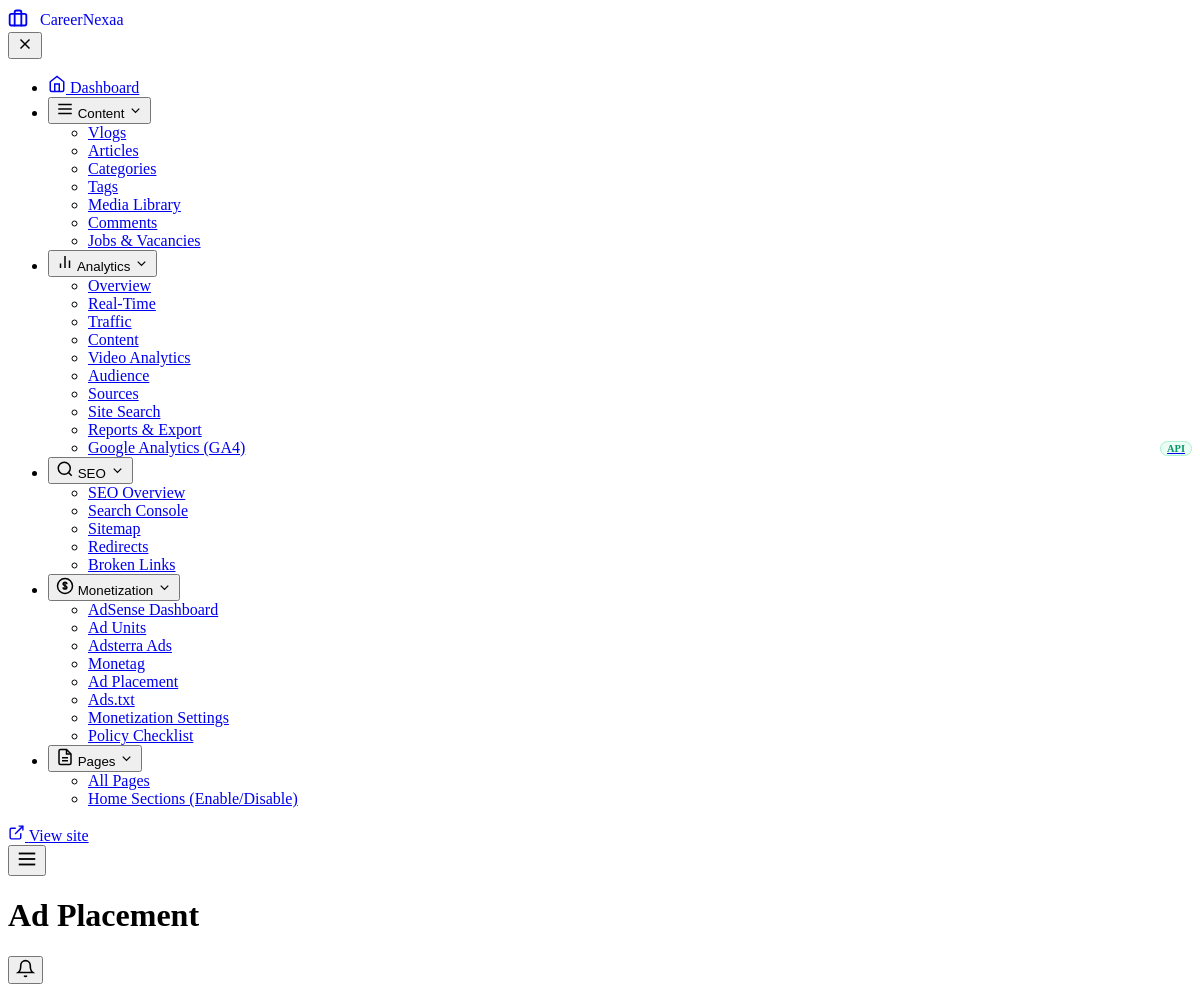
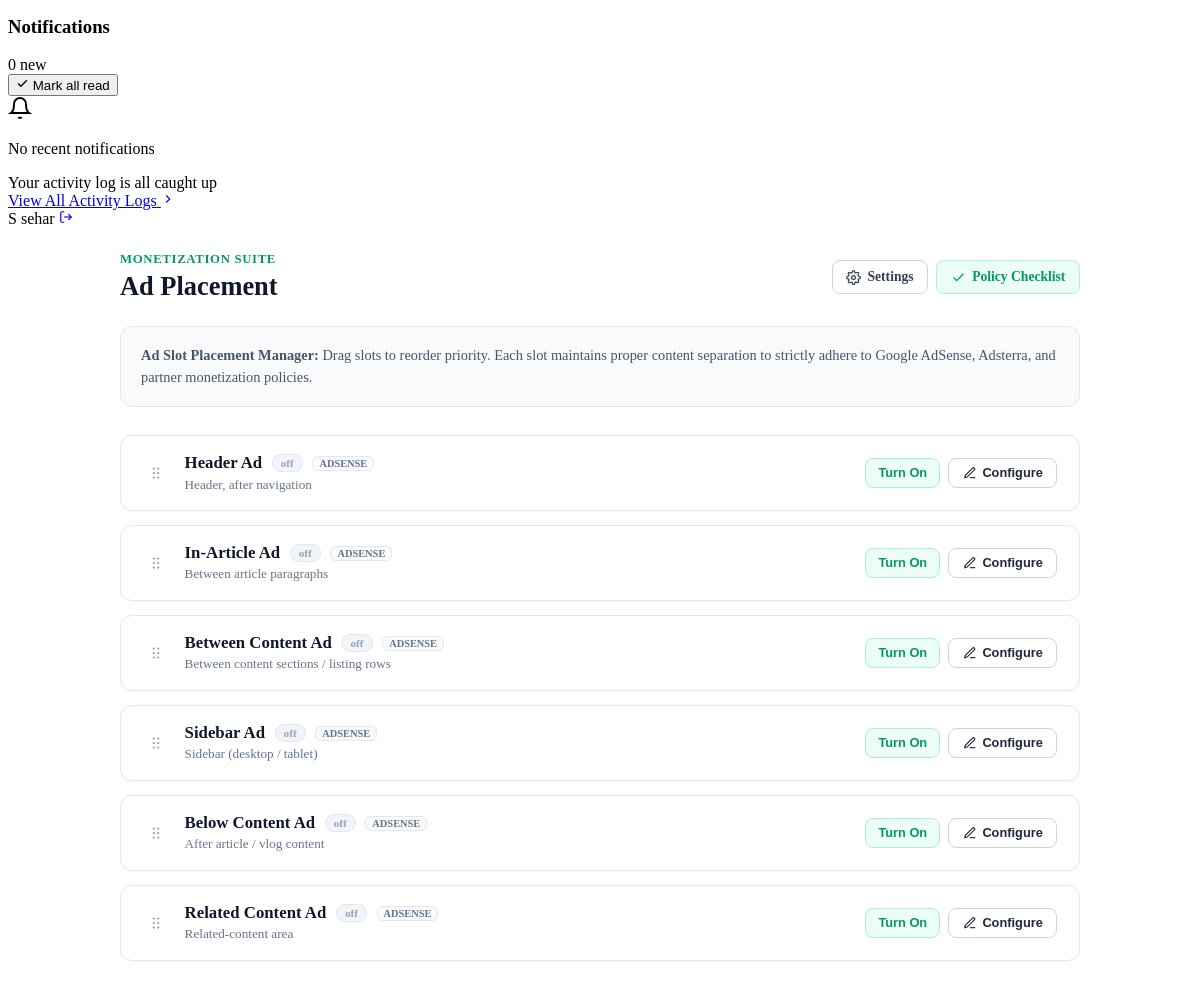
The app's page /admin/monetization/placement.php (signed in) with its own data (2 pictures, top to bottom).
### tables this page shows
CREATE TABLE IF NOT EXISTS `ad_placements` (
  `id` int(11) NOT NULL AUTO_INCREMENT,
  `slot_key` varchar(50) NOT NULL,
  `slot_name` varchar(100) NOT NULL,
  `slot_description` varchar(255) DEFAULT NULL,
  `is_enabled` tinyint(1) NOT NULL DEFAULT 0,
  `ad_network` varchar(50) NOT NULL DEFAULT 'adsense',
  `custom_code` mediumtext DEFAULT NULL,
  `device_target` varchar(50) NOT NULL DEFAULT 'all',
  `sort_order` int(11) NOT NULL DEFAULT 0,
  `updated_at` timestamp NOT NULL DEFAULT current_timestamp() ON UPDATE current_timestamp(),
  PRIMARY KEY (`id`),
  UNIQUE KEY `idx_slot_key` (`slot_key`)
);

### admin/monetization/placement.php (the view, shortened to what the rows shown need)
<?php
require_once __DIR__ . '/../../includes/functions.php';
require_once __DIR__ . '/../includes/auth-check.php';
require_once __DIR__ . '/../../includes/monetization-functions.php';
$db = getDBConnection();
$slots = get_all_ad_placements($db);
$adminPageTitle = "Ad Placement";
require_once __DIR__ . '/../includes/admin-header.php';
?>
<div class="admin-content-wrap" style="max-width: 960px; margin: 0 auto; padding: 1.5rem 1rem;">
    <div style="display:flex; justify-content:space-between; align-items:center; margin-bottom:1.5rem; flex-wrap:wrap; gap:1rem;">
        <div>
            <h1 style="font-size:1.65rem; font-weight:800; color:#0f172a; margin:0;">Ad Placement</h1>
        </div>
    </div>
    <div class="ad-placement-list" id="adPlacementList" style="display:flex; flex-direction:column; gap:0.85rem;">
        <?php foreach ($slots as $slot):
            $isOn = !empty($slot['is_enabled']);
        ?>
            <div class="ad-slot-card" data-slot-key="<?= h($slot['slot_key']) ?>" style="background:#ffffff; border:1px solid #e2e8f0; border-radius:12px; padding:1.1rem 1.35rem; display:flex; align-items:center; justify-content:space-between; box-shadow:0 1px 3px rgba(0,0,0,0.03); transition:all 0.15s ease;">
                <div style="display:flex; align-items:center; gap:1rem; flex:1; min-width:0;">
                    <div class="drag-handle" style="color:#94a3b8; cursor:grab; padding:0.25rem; display:flex; align-items:center;" title="Drag to reorder slot">
                        <svg width="18" height="18" viewBox="0 0 24 24" fill="currentColor">
                            <circle cx="9" cy="6" r="1.5"></circle><circle cx="15" cy="6" r="1.5"></circle>
                            <circle cx="9" cy="12" r="1.5"></circle><circle cx="15" cy="12" r="1.5"></circle>
                            <circle cx="9" cy="18" r="1.5"></circle><circle cx="15" cy="18" r="1.5"></circle>
                        </svg>
                    </div>
                    <div style="min-width:0;">
                        <div style="display:flex; align-items:center; gap:0.6rem; margin-bottom:0.2rem;">
                            <span style="font-size:1.05rem; font-weight:700; color:#0f172a;">
                                <?= h($slot['slot_name']) ?>
                            </span>
                            <?php if ($isOn): ?>
                                <span class="status-pill status-on" style="background:#ecfdf5; color:#059669; font-size:0.7rem; font-weight:800; padding:2px 8px; border-radius:999px; border:1px solid #a7f3d0; text-transform:lowercase;">
                                    on
                                </span>
                            <?php else: ?>
                                <span class="status-pill status-off" style="background:#f1f5f9; color:#94a3b8; font-size:0.7rem; font-weight:700; padding:2px 8px; border-radius:999px; border:1px solid #e2e8f0; text-transform:lowercase;">
                                    off
                                </span>
                            <?php endif; ?>
                            <span style="font-size:0.65rem; background:#f8fafc; color:#64748b; padding:1px 6px; border-radius:6px; border:1px solid #e2e8f0; text-transform:uppercase; font-weight:700;">
                                <?= h($slot['ad_network']) ?>
                            </span>
                        </div>
                        <p style="font-size:0.825rem; color:#64748b; margin:0;">
                            <?= h($slot['slot_description']) ?>
                        </p>
                    </div>
                </div>
                <div style="display:flex; align-items:center; gap:0.5rem; flex-shrink:0;">
                    <form method="POST" action="" style="display:inline-block; margin:0;">
                        <button type="submit" class="admin-btn" style="background:<?= $isOn ? '#fef2f2' : '#ecfdf5' ?>; border:1px solid <?= $isOn ? '#fecaca' : '#a7f3d0' ?>; color:<?= $isOn ? '#dc2626' : '#059669' ?>; padding:0.4rem 0.75rem; border-radius:8px; font-size:0.8rem; font-weight:700; cursor:pointer;" title="Click to toggle ON/OFF">
                            <?= $isOn ? 'Turn Off' : 'Turn On' ?>
                        </button>
                    </form>
                    <button type="button" class="admin-btn" onclick="openConfigureModal(<?= htmlspecialchars(json_encode($slot), ENT_QUOTES, 'UTF-8') ?>)" style="background:#ffffff; border:1px solid #cbd5e1; color:#1e293b; padding:0.4rem 0.85rem; border-radius:8px; font-size:0.8rem; font-weight:600; cursor:pointer; display:inline-flex; align-items:center; gap:0.35rem;">
                        <svg width="14" height="14" viewBox="0 0 24 24" fill="none" stroke="currentColor" stroke-width="2"><path d="M12 20h9"></path><path d="M16.5 3.5a2.121 2.121 0 0 1 3 3L7 19l-4 1 1-4L16.5 3.5z"></path></svg>
                        Configure
                    </button>
                </div>
            </div>
        <?php endforeach; ?>
    </div>
</div>
<?php require_once __DIR__ . '/../includes/admin-footer.php'; ?>

### admin/includes/admin-header.php (shortened to what the rows shown need)
<?php
require_once __DIR__ . '/../../includes/functions.php';
require_once __DIR__ . '/auth-check.php';
$isSuperAdmin = is_super_admin();
if ($isSuperAdmin) {
    $displayNameClean = 'Super Admin';
    $userInitials = 'SA';
} else {
    $rawName = $currentUser['name'] ?? ($currentUser['username'] ?? 'Admin');
    $parts = explode(' ', trim($rawName));
    $displayNameClean = $parts[0];
    $userInitials = strtoupper(substr($parts[0], 0, 1) . (isset($parts[1]) ? substr($parts[1], 0, 1) : ''));
}
?>
<!DOCTYPE html>
<html lang="en">
<head>
    <link rel="stylesheet" href="<?= BASE_URL ?>/assets/css/admin.css?v=<?= filemtime(__DIR__ . '/../../assets/css/admin.css') ?>">
    <link rel="stylesheet" href="<?= BASE_URL ?>/assets/vendor/dropify/dropify.min.css">
    <link rel="stylesheet" href="<?= BASE_URL ?>/assets/vendor/summernote/summernote-lite.min.css">
</head>
<body class="admin-body">
    <div class="admin-main">
        <header class="admin-topbar">
            <div class="admin-topbar-left">
                <h1 class="admin-topbar-title"><?= isset($adminPageTitle) ? h($adminPageTitle) : 'Articles' ?></h1>
            </div>
            <div class="admin-topbar-right">
                <div class="admin-profile-chip-clean" title="Signed in as <?= h($displayNameClean) ?>">
                    <span class="avatar-circle-dark"><?= $userInitials ?></span>
                    <span class="avatar-name"><?= h($displayNameClean) ?></span>
                    <a href="<?= ADMIN_URL ?>/logout.php" class="logout-link-quick" title="Logout" onclick="return confirm('Sign out of admin session?');">
                        <svg width="14" height="14" viewBox="0 0 24 24" fill="none" stroke="currentColor" stroke-width="2"><path d="M9 21H5a2 2 0 0 1-2-2V5a2 2 0 0 1 2-2h4"></path><polyline points="16 17 21 12 16 7"></polyline><line x1="21" y1="12" x2="9" y2="12"></line></svg>
                    </a>
                </div>
            </div>
        </header>
        <div class="admin-content">

### records on screen
ad_placements: slot_name "Header Ad", is_enabled "off", ad_network "ADSENSE", slot_description "Header, after navigation"
ad_placements: slot_name "In-Article Ad", is_enabled "off", ad_network "ADSENSE", slot_description "Between article paragraphs"
ad_placements: slot_name "Between Content Ad", is_enabled "off", ad_network "ADSENSE", slot_description "Between content sections / listing rows"
ad_placements: slot_name "Sidebar Ad", is_enabled "off", ad_network "ADSENSE", slot_description "Sidebar (desktop / tablet)"
ad_placements: slot_name "Below Content Ad", is_enabled "off", ad_network "ADSENSE", slot_description "After article / vlog content"
ad_placements: slot_name "Related Content Ad", is_enabled "off", ad_network "ADSENSE", slot_description "Related-content area"

### other values on screen
$adminSiteName "CareerNexaa"
$adminPageTitle "Ad Placement"
$userInitials "S"
$displayNameClean "sehar"
